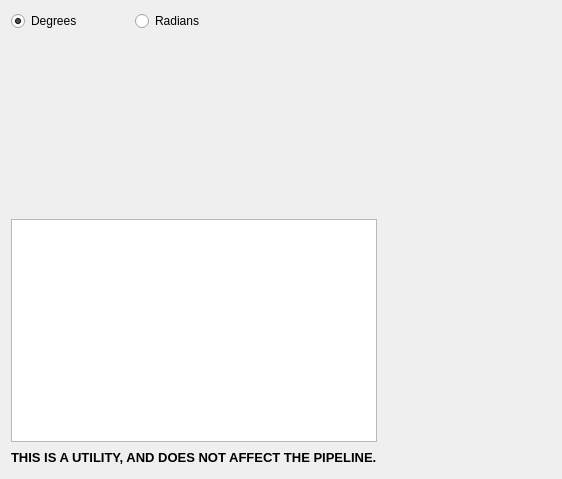
<?xml version="1.0" encoding="UTF-8"?>
<ui version="4.0">
 <class>OrientationUtilityWidget</class>
 <widget class="QWidget" name="OrientationUtilityWidget">
  <property name="geometry">
   <rect>
    <x>0</x>
    <y>0</y>
    <width>562</width>
    <height>479</height>
   </rect>
  </property>
  <property name="windowTitle">
   <string>Form</string>
  </property>
  <layout class="QGridLayout" name="gridLayout">
   <item row="0" column="2">
    <widget class="QRadioButton" name="radiansBtn">
     <property name="text">
      <string>Radians</string>
     </property>
    </widget>
   </item>
   <item row="0" column="1">
    <widget class="QRadioButton" name="degreesBtn">
     <property name="text">
      <string>Degrees</string>
     </property>
     <property name="checked">
      <bool>true</bool>
     </property>
    </widget>
   </item>
   <item row="6" column="4">
    <spacer name="horizontalSpacer_7">
     <property name="orientation">
      <enum>Qt::Horizontal</enum>
     </property>
     <property name="sizeHint" stdset="0">
      <size>
       <width>185</width>
       <height>20</height>
      </size>
     </property>
    </spacer>
   </item>
   <item row="3" column="4">
    <spacer name="horizontalSpacer_4">
     <property name="orientation">
      <enum>Qt::Horizontal</enum>
     </property>
     <property name="sizeHint" stdset="0">
      <size>
       <width>185</width>
       <height>20</height>
      </size>
     </property>
    </spacer>
   </item>
   <item row="7" column="4">
    <spacer name="horizontalSpacer_8">
     <property name="orientation">
      <enum>Qt::Horizontal</enum>
     </property>
     <property name="sizeHint" stdset="0">
      <size>
       <width>185</width>
       <height>20</height>
      </size>
     </property>
    </spacer>
   </item>
   <item row="4" column="4">
    <spacer name="horizontalSpacer_5">
     <property name="orientation">
      <enum>Qt::Horizontal</enum>
     </property>
     <property name="sizeHint" stdset="0">
      <size>
       <width>185</width>
       <height>20</height>
      </size>
     </property>
    </spacer>
   </item>
   <item row="0" column="3" colspan="2">
    <spacer name="horizontalSpacer">
     <property name="orientation">
      <enum>Qt::Horizontal</enum>
     </property>
     <property name="sizeHint" stdset="0">
      <size>
       <width>40</width>
       <height>20</height>
      </size>
     </property>
    </spacer>
   </item>
   <item row="5" column="4">
    <spacer name="horizontalSpacer_6">
     <property name="orientation">
      <enum>Qt::Horizontal</enum>
     </property>
     <property name="sizeHint" stdset="0">
      <size>
       <width>185</width>
       <height>20</height>
      </size>
     </property>
    </spacer>
   </item>
   <item row="1" column="4">
    <spacer name="horizontalSpacer_2">
     <property name="orientation">
      <enum>Qt::Horizontal</enum>
     </property>
     <property name="sizeHint" stdset="0">
      <size>
       <width>185</width>
       <height>20</height>
      </size>
     </property>
    </spacer>
   </item>
   <item row="2" column="4">
    <spacer name="horizontalSpacer_3">
     <property name="orientation">
      <enum>Qt::Horizontal</enum>
     </property>
     <property name="sizeHint" stdset="0">
      <size>
       <width>185</width>
       <height>20</height>
      </size>
     </property>
    </spacer>
   </item>
   <item row="2" column="1" colspan="3">
    <widget class="CubochoricWidget" name="cubochoricWidget" native="true"/>
   </item>
   <item row="5" column="1" colspan="3">
    <widget class="OmWidget" name="omWidget" native="true"/>
   </item>
   <item row="4" column="1" colspan="3">
    <widget class="HomochoricWidget" name="homochoricWidget" native="true"/>
   </item>
   <item row="6" column="1" colspan="3">
    <widget class="QuatWidget" name="quatWidget" native="true"/>
   </item>
   <item row="3" column="1" colspan="3">
    <widget class="EulerWidget" name="eulerWidget" native="true"/>
   </item>
   <item row="7" column="1" colspan="3">
    <widget class="RodriguesWidget" name="rodriguesWidget" native="true">
     <zorder>errorTextEdit</zorder>
    </widget>
   </item>
   <item row="1" column="1" colspan="3">
    <widget class="AxisAngleWidget" name="axisAngleWidget" native="true"/>
   </item>
   <item row="9" column="1" colspan="3">
    <widget class="QLabel" name="label">
     <property name="text">
      <string>&lt;html&gt;&lt;head/&gt;&lt;body&gt;&lt;p&gt;&lt;span style=&quot; font-size:10pt; font-weight:600;&quot;&gt;THIS IS A UTILITY, AND DOES NOT AFFECT THE PIPELINE.&lt;/span&gt;&lt;/p&gt;&lt;/body&gt;&lt;/html&gt;</string>
     </property>
    </widget>
   </item>
   <item row="8" column="4">
    <spacer name="horizontalSpacer_9">
     <property name="orientation">
      <enum>Qt::Horizontal</enum>
     </property>
     <property name="sizeHint" stdset="0">
      <size>
       <width>185</width>
       <height>20</height>
      </size>
     </property>
    </spacer>
   </item>
   <item row="9" column="4">
    <spacer name="horizontalSpacer_10">
     <property name="orientation">
      <enum>Qt::Horizontal</enum>
     </property>
     <property name="sizeHint" stdset="0">
      <size>
       <width>185</width>
       <height>20</height>
      </size>
     </property>
    </spacer>
   </item>
   <item row="8" column="1" colspan="3">
    <widget class="QTextEdit" name="errorTextEdit">
     <property name="font">
      <font>
       <family>Arial</family>
       <pointsize>9</pointsize>
      </font>
     </property>
     <property name="readOnly">
      <bool>true</bool>
     </property>
     <property name="html">
      <string>&lt;!DOCTYPE HTML PUBLIC &quot;-//W3C//DTD HTML 4.0//EN&quot; &quot;http://www.w3.org/TR/REC-html40/strict.dtd&quot;&gt;
&lt;html&gt;&lt;head&gt;&lt;meta name=&quot;qrichtext&quot; content=&quot;1&quot; /&gt;&lt;style type=&quot;text/css&quot;&gt;
p, li { white-space: pre-wrap; }
&lt;/style&gt;&lt;/head&gt;&lt;body style=&quot; font-family:'Arial'; font-size:9pt; font-weight:400; font-style:normal;&quot;&gt;
&lt;p style=&quot;-qt-paragraph-type:empty; margin-top:0px; margin-bottom:0px; margin-left:0px; margin-right:0px; -qt-block-indent:0; text-indent:0px;&quot;&gt;&lt;br /&gt;&lt;/p&gt;&lt;/body&gt;&lt;/html&gt;</string>
     </property>
    </widget>
   </item>
  </layout>
 </widget>
 <customwidgets>
  <customwidget>
   <class>EulerWidget</class>
   <extends>QWidget</extends>
   <header location="global">EulerWidget.h</header>
   <container>1</container>
  </customwidget>
  <customwidget>
   <class>AxisAngleWidget</class>
   <extends>QWidget</extends>
   <header location="global">AxisAngleWidget.h</header>
   <container>1</container>
  </customwidget>
  <customwidget>
   <class>CubochoricWidget</class>
   <extends>QWidget</extends>
   <header location="global">CubochoricWidget.h</header>
   <container>1</container>
  </customwidget>
  <customwidget>
   <class>HomochoricWidget</class>
   <extends>QWidget</extends>
   <header location="global">HomochoricWidget.h</header>
   <container>1</container>
  </customwidget>
  <customwidget>
   <class>OmWidget</class>
   <extends>QWidget</extends>
   <header location="global">OmWidget.h</header>
   <container>1</container>
  </customwidget>
  <customwidget>
   <class>QuatWidget</class>
   <extends>QWidget</extends>
   <header location="global">QuatWidget.h</header>
   <container>1</container>
  </customwidget>
  <customwidget>
   <class>RodriguesWidget</class>
   <extends>QWidget</extends>
   <header location="global">RodriguesWidget.h</header>
   <container>1</container>
  </customwidget>
 </customwidgets>
 <tabstops>
  <tabstop>degreesBtn</tabstop>
  <tabstop>radiansBtn</tabstop>
 </tabstops>
 <resources/>
 <connections/>
</ui>
